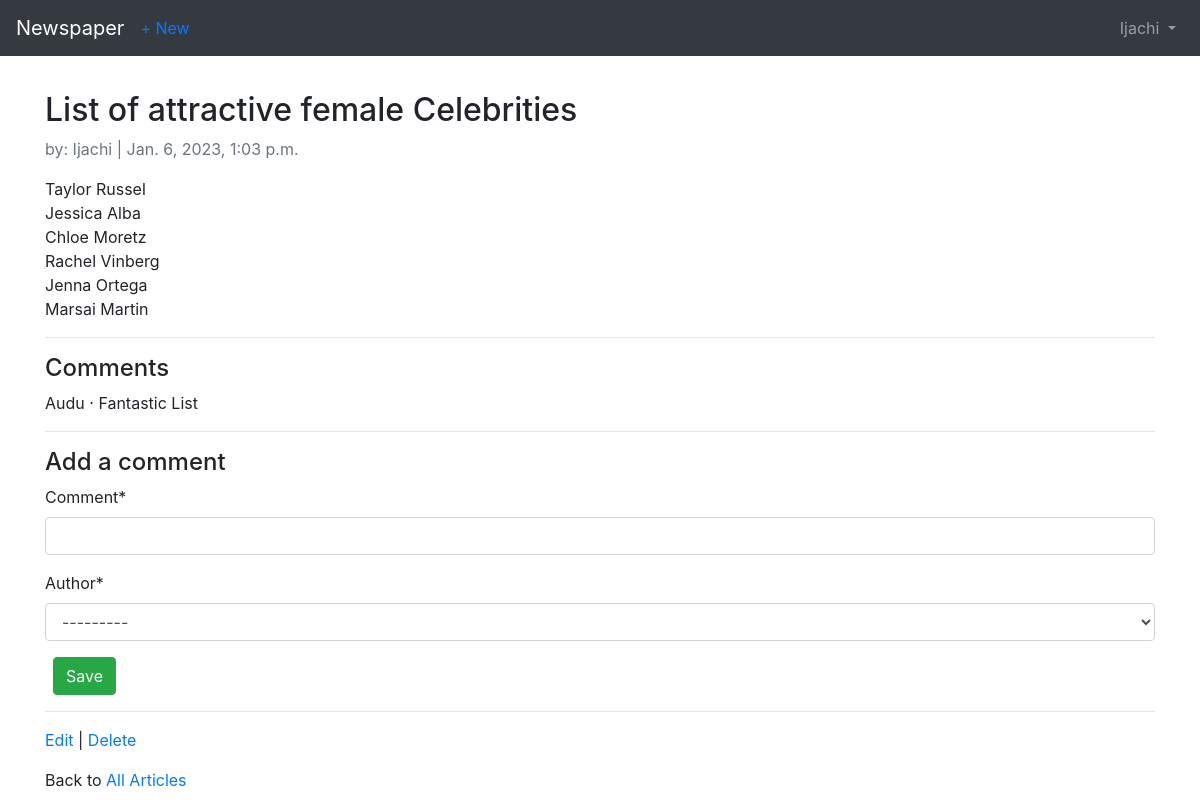
The page /articles/4/ (signed in) on the database as committed earlier.
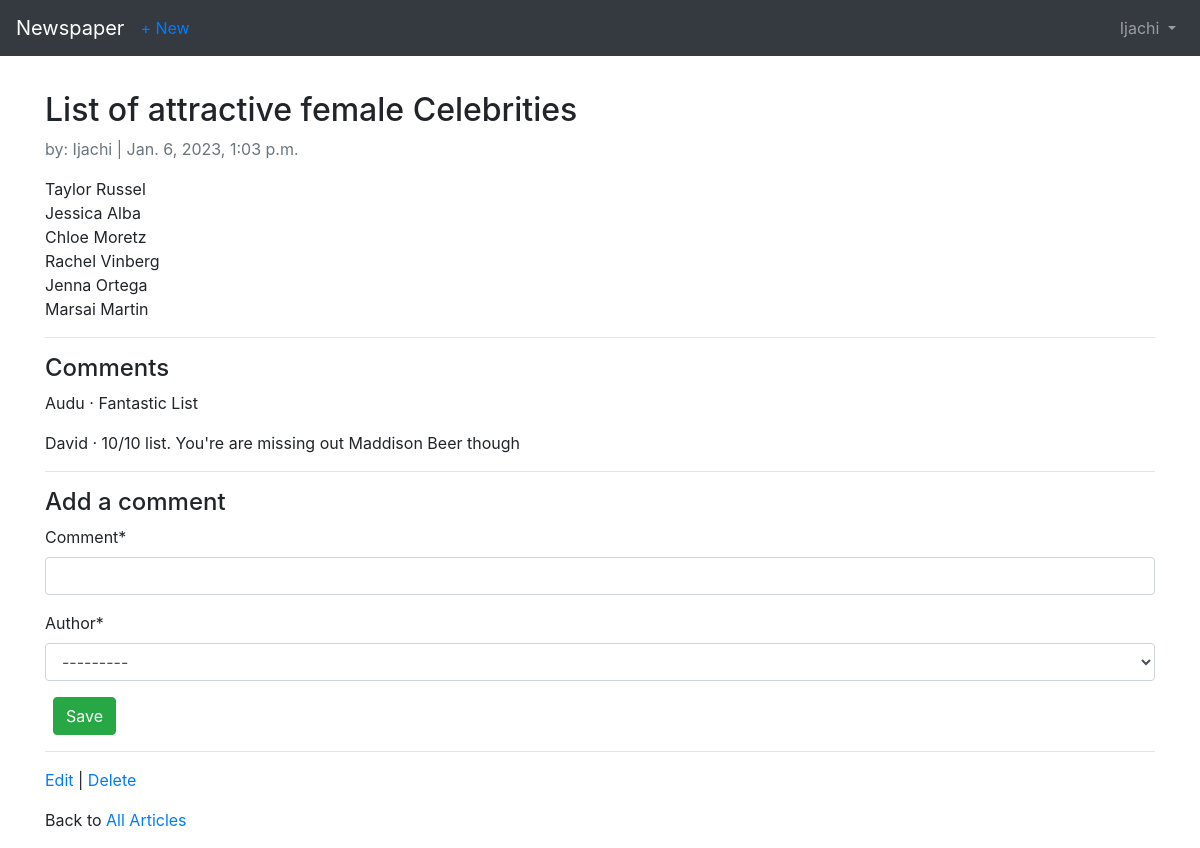
The same page on the database as committed later.
### articles/models.py (models this page shows, shortened)
class Comment(models.Model):
    article = models.ForeignKey(
        Article,
        on_delete=models.CASCADE,
        related_name="comments"
    )
    comment = models.CharField(max_length=140)
    author = models.ForeignKey(
        get_user_model(),
        on_delete=models.CASCADE
    )
    def __str__(self):
        return self.comment

### users/models.py (models this page shows)
class CustomUser(AbstractUser):
    age = models.PositiveIntegerField(null=True, blank=True)

### articles/views.py (the view, shortened to what this page needs)
# urls.py: path("<int:pk>/", ArticleDetailView.as_view(), name="article_detail"),
class ArticleDetailView(LoginRequiredMixin, View):
    def get(self, request, *args, **kwargs):
        view = CommentGet.as_view()
        return view(request, *args, **kwargs)

### articles/views.py (called while the page is built)
    def get_context_data(self, **kwargs):
        context = super().get_context_data(**kwargs)
        context["form"] = CommentForm
        return context

### templates/article_detail.html (shortened to what this page needs)
{% extends "base.html" %}
{% load crispy_forms_tags %}
{% block content %}
    <div class="article-entry">
        <h2>{{ article.title }}</h2>
        <p class="text-muted">by: {{ article.author|capfirst }} | {{ article.date }}</p>
        <p>{{ article.body|linebreaksbr }}</p>
    </div>
    <hr>
    <h4>Comments</h4>
    {% for comment in article.comments.all %}
        <p>{{ comment.author|capfirst }} &middot; {{ comment }}</p>
    {% endfor %}
    <hr>
    <h4>Add a comment</h4>
    <form action="" method="post">
        {{ form|crispy }}
        <button class="btn btn-success ml-2" type="submit">Save</button>
    </form>
    <hr>
    <p>
        <a href="{% url 'article_edit' article.pk %}">Edit</a> |
        <a href="{% url 'article_delete' article.pk %}">Delete</a>
    </p>
    <p>Back to <a href="{% url 'article_list' %}">All Articles</a></p>
{% endblock content %}

Rows that differ between the two databases and show on the page:
added Comment: author "David", comment "10/10 list. You're are missing out Maddison Beer though"
